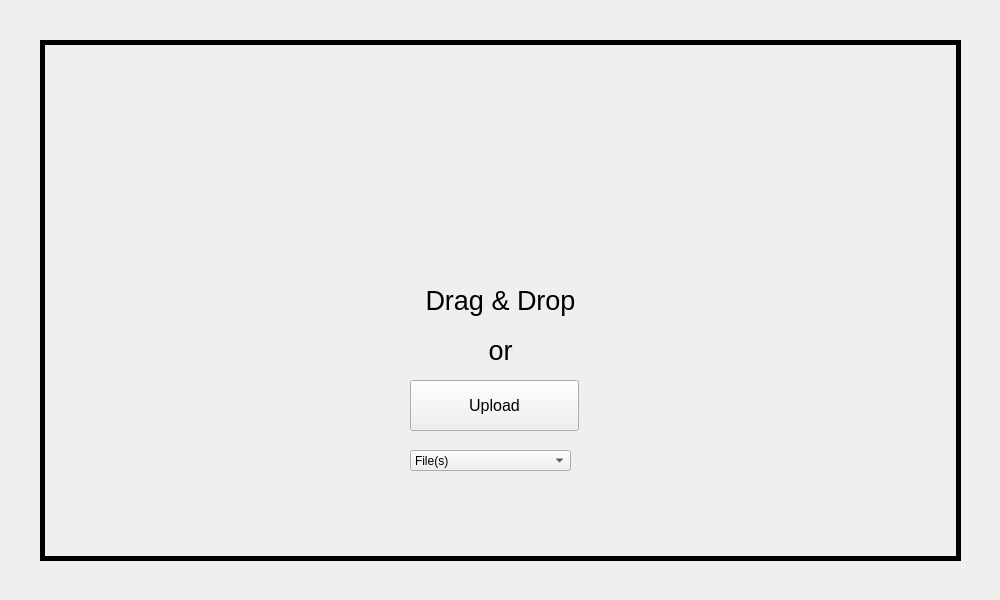
<?xml version="1.0" encoding="UTF-8"?>
<ui version="4.0">
 <class>MainWindow</class>
 <widget class="QMainWindow" name="MainWindow">
  <property name="geometry">
   <rect>
    <x>0</x>
    <y>0</y>
    <width>1000</width>
    <height>600</height>
   </rect>
  </property>
  <property name="windowTitle">
   <string>MainWindow</string>
  </property>
  <widget class="QWidget" name="centralwidget">
   <widget class="QPushButton" name="browserButton">
    <property name="geometry">
     <rect>
      <x>410</x>
      <y>380</y>
      <width>169</width>
      <height>51</height>
     </rect>
    </property>
    <property name="font">
     <font>
      <pointsize>12</pointsize>
     </font>
    </property>
    <property name="cursor">
     <cursorShape>PointingHandCursor</cursorShape>
    </property>
    <property name="text">
     <string>Upload</string>
    </property>
   </widget>
   <widget class="QLabel" name="labelDrop">
    <property name="geometry">
     <rect>
      <x>40</x>
      <y>40</y>
      <width>921</width>
      <height>521</height>
     </rect>
    </property>
    <property name="font">
     <font>
      <pointsize>20</pointsize>
     </font>
    </property>
    <property name="frameShape">
     <enum>QFrame::Box</enum>
    </property>
    <property name="frameShadow">
     <enum>QFrame::Plain</enum>
    </property>
    <property name="lineWidth">
     <number>5</number>
    </property>
    <property name="midLineWidth">
     <number>0</number>
    </property>
    <property name="text">
     <string>Drag &amp; Drop</string>
    </property>
    <property name="alignment">
     <set>Qt::AlignCenter</set>
    </property>
   </widget>
   <widget class="QLabel" name="labelDrop_2">
    <property name="geometry">
     <rect>
      <x>440</x>
      <y>330</y>
      <width>121</width>
      <height>41</height>
     </rect>
    </property>
    <property name="font">
     <font>
      <pointsize>20</pointsize>
     </font>
    </property>
    <property name="frameShape">
     <enum>QFrame::NoFrame</enum>
    </property>
    <property name="frameShadow">
     <enum>QFrame::Plain</enum>
    </property>
    <property name="lineWidth">
     <number>0</number>
    </property>
    <property name="midLineWidth">
     <number>0</number>
    </property>
    <property name="text">
     <string>or</string>
    </property>
    <property name="alignment">
     <set>Qt::AlignCenter</set>
    </property>
   </widget>
   <widget class="QComboBox" name="comboBox">
    <property name="geometry">
     <rect>
      <x>410</x>
      <y>450</y>
      <width>161</width>
      <height>21</height>
     </rect>
    </property>
    <property name="currentText">
     <string>File(s)</string>
    </property>
    <item>
     <property name="text">
      <string>File(s)</string>
     </property>
    </item>
    <item>
     <property name="text">
      <string>Directory</string>
     </property>
    </item>
   </widget>
   <zorder>labelDrop</zorder>
   <zorder>browserButton</zorder>
   <zorder>labelDrop_2</zorder>
   <zorder>comboBox</zorder>
  </widget>
 </widget>
 <resources/>
 <connections/>
</ui>
